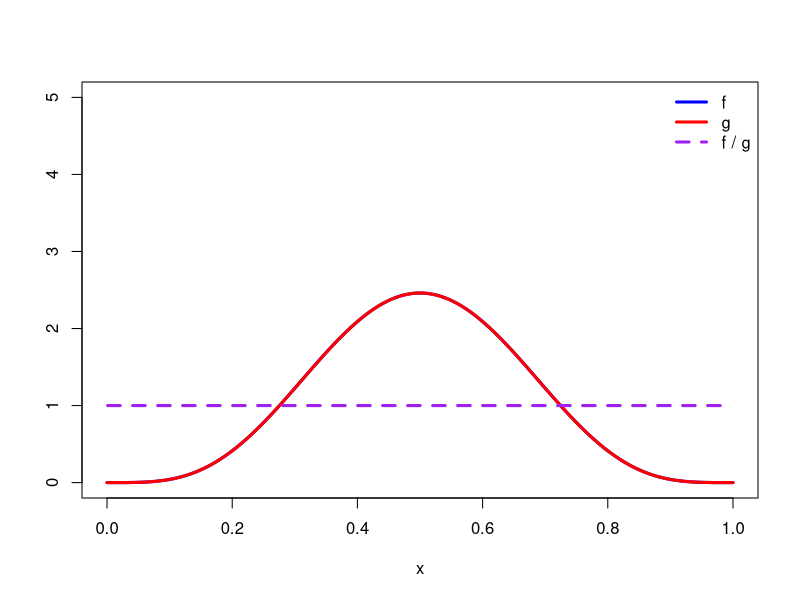
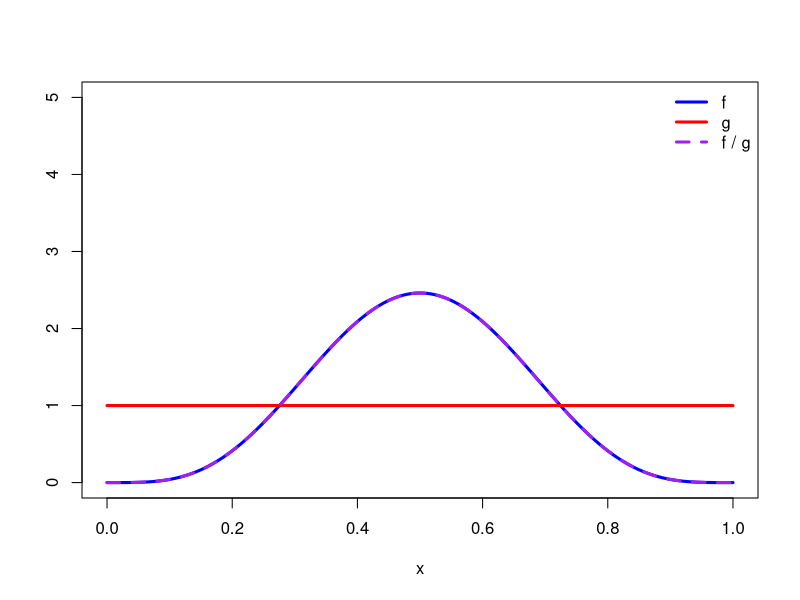
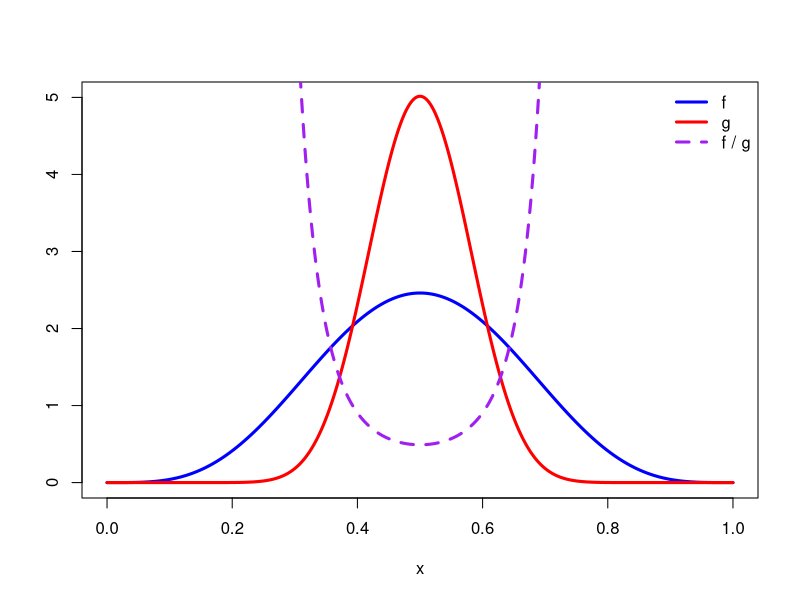
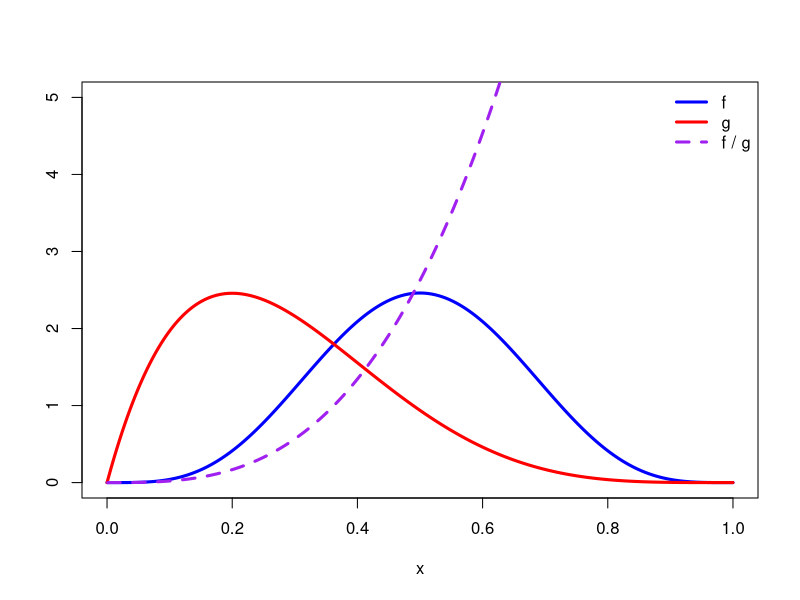
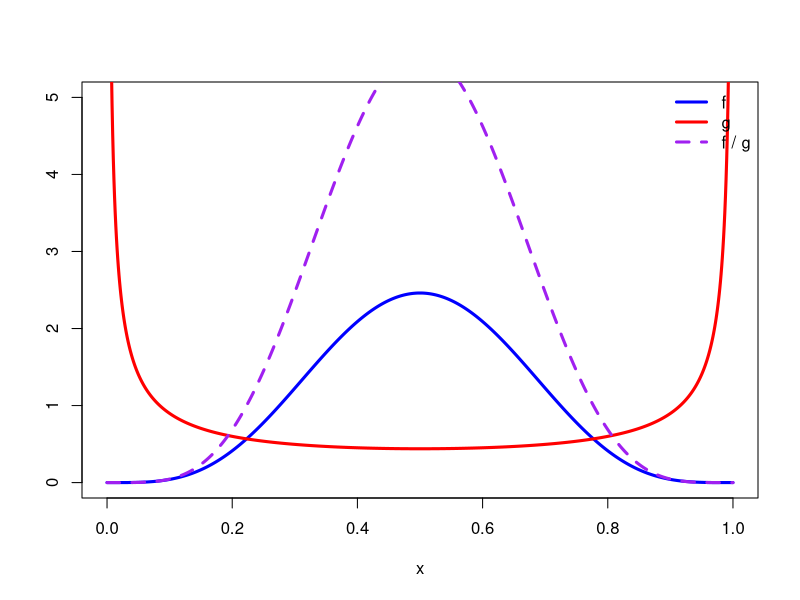
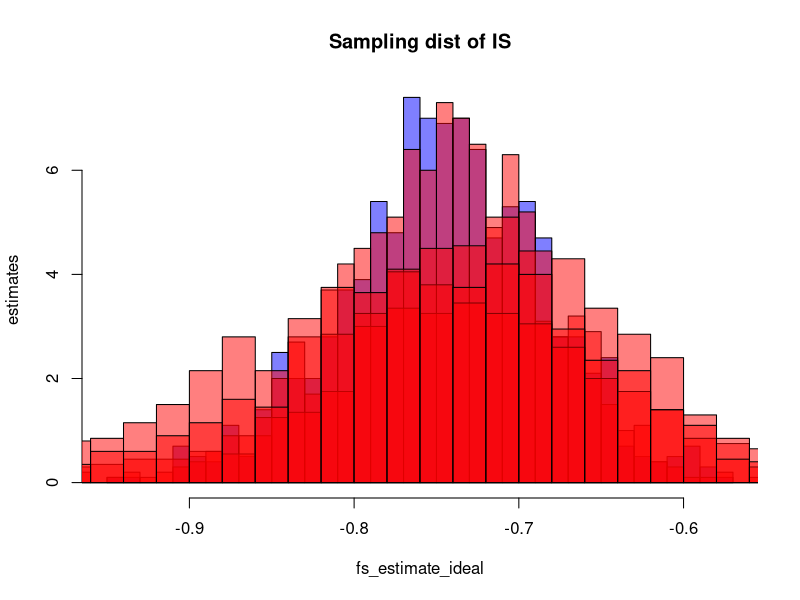
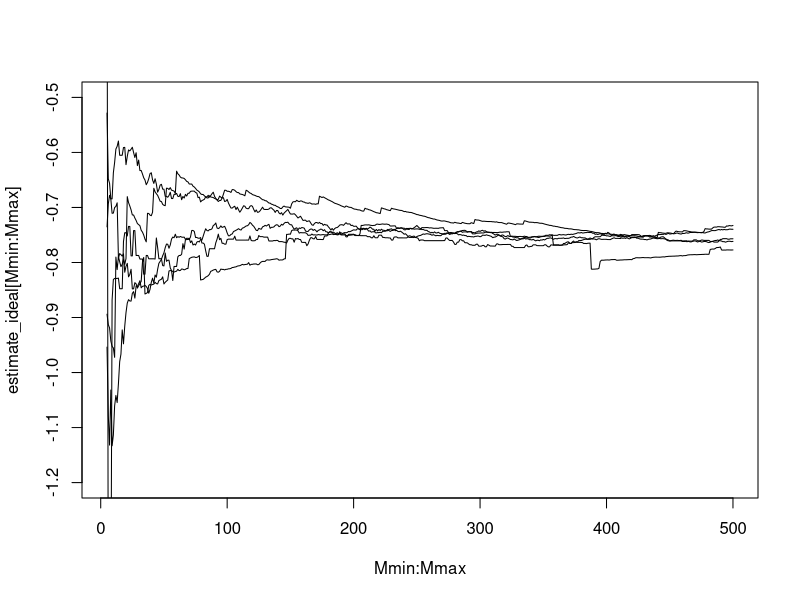

Write the R code that produced these figures, in order.
# ==============================================================================
# helper function
# ==============================================================================

beta_is <- function(Mmin, Mmax, true_par, prop_a, prop_b){
  
  estimate <- numeric(Mmax)
  X <- rbeta(Mmax, prop_a, prop_b)
  for(M in Mmin:Mmax){
    x <- X[1:M]
    w <- dbeta(x, true_par, true_par) / dbeta(x, prop_a, prop_b)
    W <- w / sum(w)
    estimate[M] <- sum(log(x) * W)
  }
  
  return(estimate)
}

beta_is_2 <- function(Nrep, M, true_par, prop_a, prop_b){
  
  estimate <- numeric(Nrep)
  for(i in 1:Nrep){
    x <- rbeta(M, prop_a, prop_b)
    w <- dbeta(x, true_par, true_par) / dbeta(x, prop_a, prop_b)
    W <- w / sum(w)
    estimate[i] <- sum(log(x) * W)
  }
  
  return(estimate)
}

beta_is_plot <- function(true_par, prop_a, prop_b, ymax){
  
  curve(dbeta(x, true_par, true_par), from = 0, to = 1, n = 1000, col = "blue", 
        lwd = 3, ylab = "", ylim = c(0, ymax))
  curve(dbeta(x, prop_a, prop_b), from = 0, to = 1, n = 1000, col = "red", lwd = 3, add = TRUE)
  curve(dbeta(x, true_par, true_par) / dbeta(x, prop_a, prop_b), lty = 2,
        from = 0, to = 1, n = 1000, col = "purple", lwd = 3, add = TRUE)
  legend("topright", c("f", "g", "f / g"), lty = c(1, 1, 2), col = c("blue", "red", "purple"), bty = "n", lwd = 3)
  
}

# ==============================================================================
# settings
# ==============================================================================

set.seed(123456)

true_par <- 5
ymax <- 5
Mmin <- 5
Mmax <- 500
Nrep = 1000
M <- 30

# ==============================================================================
# plot alternatives
# ==============================================================================

beta_is_plot(true_par, true_par, true_par, ymax)
beta_is_plot(true_par, 1, 1, ymax)
beta_is_plot(true_par, 20, 20, ymax)
beta_is_plot(true_par, 2, 5, ymax)
beta_is_plot(true_par, 0.3, 0.3, ymax)

# ==============================================================================
# finite-sample behavior
# ==============================================================================

fs_estimate_ideal <- beta_is_2(Nrep, M, true_par, true_par, true_par)
fs_estimate_unif <- beta_is_2(Nrep, M, true_par, 1, 1)
fs_estimate_narrow <- beta_is_2(Nrep, M, true_par, 20, 20)
fs_estimate_left <- beta_is_2(Nrep, M, true_par, 2, 5)
fs_estimate_tails <- beta_is_2(Nrep, M, true_par, 0.3, 0.3)

hist(fs_estimate_ideal, freq = FALSE, breaks = 50, col = rgb(0, 0, 1, alpha = 0.5), main = "Sampling dist of IS", ylab = "estimates")
hist(fs_estimate_unif, freq = FALSE, breaks = 50, add = TRUE, col = rgb(1, 0, 0, alpha = 0.5))
hist(fs_estimate_narrow, freq = FALSE, breaks = 50, add = TRUE, col = rgb(1, 0, 0, alpha = 0.5))
hist(fs_estimate_left, freq = FALSE, breaks = 50, add = TRUE, col = rgb(1, 0, 0, alpha = 0.5))
hist(fs_estimate_tails, freq = FALSE, breaks = 50, add = TRUE, col = rgb(1, 0, 0, alpha = 0.5))

# ==============================================================================
# long run behavior
# ==============================================================================


estimate_ideal <- beta_is(Mmin, Mmax, true_par, true_par, true_par)
estimate_unif <- beta_is(Mmin, Mmax, true_par, 1, 1)
estimate_narrow <- beta_is(Mmin, Mmax, true_par, 20, 20)
estimate_left <- beta_is(Mmin, Mmax, true_par, 2, 5)
estimate_tails <- beta_is(Mmin, Mmax, true_par, 0.3, 0.3)


plot(Mmin:Mmax, estimate_ideal[Mmin:Mmax], type = "l", ylim = c(-1.2, -0.5))
lines(Mmin:Mmax, estimate_unif[Mmin:Mmax])
lines(Mmin:Mmax, estimate_narrow[Mmin:Mmax])
lines(Mmin:Mmax, estimate_left[Mmin:Mmax])
lines(Mmin:Mmax, estimate_tails[Mmin:Mmax])
